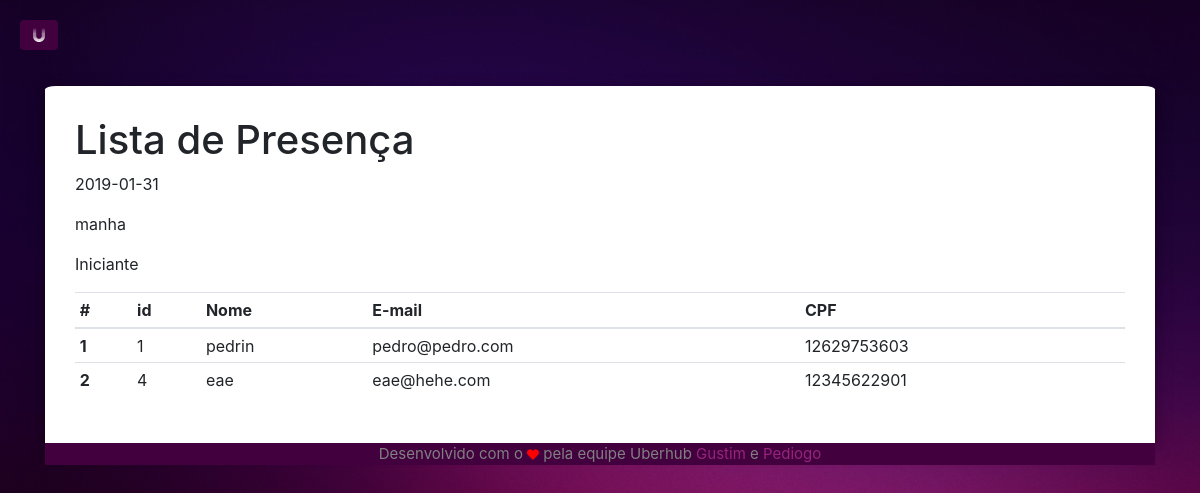
The app's page /lista/1 (signed in) with its own data.
### app/models/tables.py (models this page shows, shortened)
class Aula(db.Model):
    __tablename__ = "aula"
    id       = db.Column(db.Integer, primary_key=True, autoincrement=True)
    dia      = db.Column(db.Date)
    horario  = db.Column(db.String(5), CheckConstraint('horario="manha" or horario="tarde"'), nullable=False)
    nivel    = db.Column(db.String(15), nullable=False)
    ativa    = db.Column(db.Boolean, default=False, server_default=sa.sql.expression.false(), nullable=False)
    id_prof  = db.Column(db.Integer, db.ForeignKey('professor.id'))
    fk_professor =  db.relationship('Professor', foreign_keys=id_prof)

class Presenca(db.Model):
    __tablename__ = "presenca"
    id_aula  = db.Column(db.Integer, db.ForeignKey('aula.id'), primary_key=True)
    id_aluno = db.Column(db.Integer, db.ForeignKey('aluno.id'), primary_key=True)
    fk_aula  = db.relationship('Aula', foreign_keys=id_aula)
    fk_aluno = db.relationship('Aluno', foreign_keys=id_aluno)

class Aluno(db.Model):
    __tablename__ = "aluno"
    id       = db.Column(db.Integer, primary_key=True, autoincrement=True)
    cpf      = db.Column(db.String(11), nullable=False, unique=True)
    email    = db.Column(db.String(50), nullable=False, unique=True)
    nome     = db.Column(db.String(50), nullable=False)
    telefone = db.Column(db.String(11))
    horario  = db.Column(db.String(5), CheckConstraint('horario IN ("manha", "tarde")'), nullable=False)
    ID_URI   = db.Column(db.String(5), unique=True)

### app/controllers/default.py (the view)
@app.route("/lista/")
@app.route("/lista/<id_aula>")
def lista(id_aula=None):
    if current_user.is_authenticated:
        """, tables.Aula.id==tables.Presenca.id_aula"""
        dados = tables.Aluno.query\
            .join(tables.Presenca) \
            .join(tables.Aula)\
            .filter_by(id=id_aula)
        dados = session.query(tables.Presenca, tables.Aluno, tables.Aula).join(tables.Aluno).join(tables.Aula).filter_by(id=id_aula).all()
        """dados = tables.Aluno.query\
            .join(tables.Presenca, tables.Presenca.id_aluno ==tables.Aluno.id)\
            .join(tables.Aula, tables.Aula.id==tables.Presenca.id_aula)\
            .filter_by(id_aula=id_aula)
        """
        print(dados)
        print("printei")
        return render_template('home/table.html',
                                dados=dados)
    else:
        return redirect(url_for('login'))

### app/controllers/default.py (called while the page is built)
@lm.user_loader
def load_user(id):
    return tables.Professor.query.filter_by(id=id).first()

### app/models/tables.py (called while the page is built)
    @property
    def is_authenticated(self):
        return True

### app/templates/home/table.html (shortened to what this page needs)
{% extends 'base.html' %}
    {% block body %}
    <h1>Lista de Presença</h1>
        <p>{{ dados[0][2].dia }}</p>
        <p>{{ dados[0][2].horario }}</p>
        <p>{{ dados[0][2].nivel }}</p>
    {% if dados[0] %}
    <table class="table table-hover table-sm">
      <thead>
        <tr>
          <th scope="col">#</th>
          <th scope="col">id</th>
          <th scope="col">Nome</th>
          <th scope="col">E-mail</th>
          <th scope="col">CPF</th>
        </tr>
      </thead>
      <tbody>
        {% for dado in dados %}
        <tr>
          <th scope="row">{{ loop.index }}</th>
          <td>{{ dado[1].id }}</td>
          <td>{{ dado[1].nome }}</td>
          <td>{{ dado[1].email }}</td>
          <td>{{ dado[1].cpf }}</td>
        </tr>
        {% endfor %}
      </tbody>
    </table>
    {% else %}
    <div class="alert alert-purple" role="alert">
      Parece que não tem nada aqui
    </div>
    {% endif %}
    {% endblock %}

### app/static/home/simple-sidebar.css (style rules this page uses)
body.bg { overflow-x: hidden; background-image: url(../img/bg.jpg); background-color: #E6E6FA; background-size: 100%; }
html { scroll-behavior: smooth; }

### records on screen
Aula: dia "2019-01-31", horario "manha", nivel "Iniciante"
Presenca: dado "1", nome "pedrin", email "pedro@pedro.com", cpf "12629753603"
Presenca: dado "4", nome "eae", email "eae@hehe.com", cpf "12345622901"
